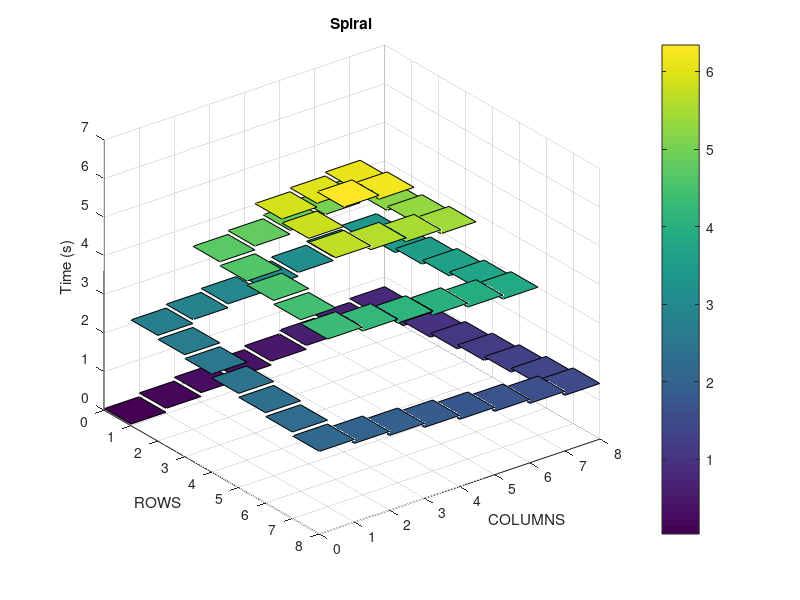
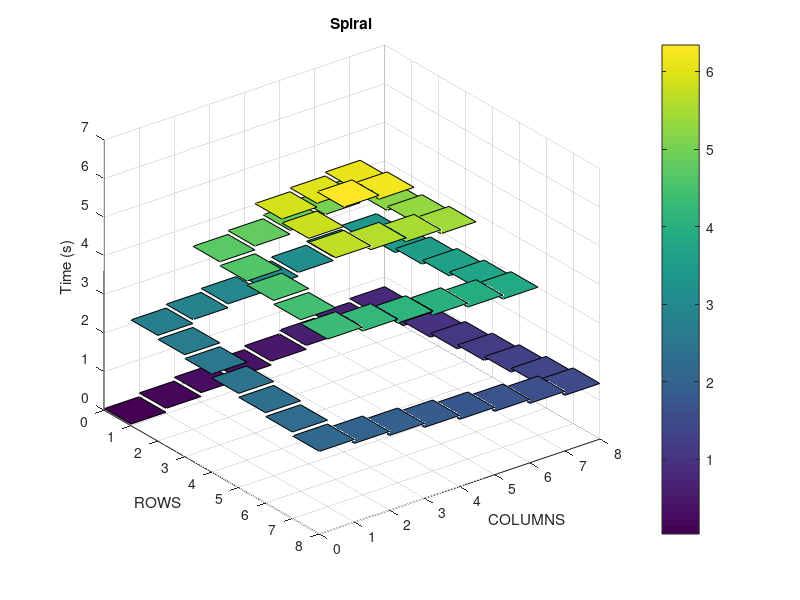

Write the MATLAB code that produced these figures, in order.
%function []=spiralNxM(N,M,freq)

%         <------- N ------>
%         ^ Pix0 Pix1 .....
%         |   .
%         |     .
%         M       .
%         |         .
%         |           .PixN,M

tic;

clear all;clc;close all;

N = 8; 
M = 8;
freq = 10;
rpm = freq*60;

curr_path = pwd;
PATH_input = '/home/netware/users/jpgironruiz/Desktop/Documents/Cadence_analysis/Inputs/';
%PATH_input = '/sdcard/documents/MSc/Cadence_analysis/Inputs/';
cd(PATH_input);
nameSignal = strcat('ADM_spiral',int2str(N),'X',int2str(M),'_',int2str(freq));
name_folder = strcat(nameSignal,'/');
[s,mess1,mess2]=mkdir(name_folder);
if (~strcmp(mess1,''))
   
    rmdir(name_folder,'s');
    mkdir(name_folder);
end
PATH_input = strcat(PATH_input,nameSignal,'/');
cd(curr_path);
pixel = 0;
start_col = 1;end_Col = N;
start_row = 2;end_row = M;


I0 = 50e-12;
Ich = 100e-12;
scaleTime = 1e3;


quant_pixel = N*M;
Array = I0*ones(M,N);
i = 1;j=1;

% ---- Definitions ----- %

% Vector time (N*M) x 6

vec_time = zeros(N*M,6);
vec_pos_pixels = zeros(N*M,1);
vec_I_pd = zeros(size(vec_time))+I0; % Senhal

%1      2  3        4  5         6
%           ---------
%         /          \
%________/            \__________
%        <---- PW ---->

% Initials condition for each time. (pixel 0).
PW = 1/freq;

t1 = 0;
t2 = 0.1*PW;
t3 = 0.3*PW+t2;
t4 = t3 + 0.4*PW;
t5 = t4 + 0.3*PW;
t6 = 0.1*PW + N*M*PW;

%time
vec_time(1,1) = t1;
vec_time(1,2) = t2;
vec_time(1,3) = t3;
vec_time(1,4) = t4;
vec_time(1,5) = t5;
vec_time(1,6) = t6;
% signal

vec_I_pd(1,3) = Ich;
vec_I_pd(1,4) = Ich;

t_delay = 0.5; % Este tiempo sirve para estabilizar el circuito dentro de medio segundo.


% Construir el vector de orden de pixel vec_pos_pixel.

state = 0;
i = 1;j=1;
pixel = 0;
while (pixel < quant_pixel)
   

   switch state
       
       case 0
           
            % the gradient go to rigth
            if ( j < end_Col)
                                
                % --- Calculate Numbre pixel ---%
                vec_pos_pixels(pixel+1) = i*j + (i-1)*(N-j);
                j = j + 1;
                pixel = pixel + 1;
            else
                end_Col = end_Col - 1;
                state = 1;
                export = false;
            end
            
       case 1
       
            % The gradient is downing by one column
            if ( i < end_row )
                              
                % --- Calculate Numbre pixel ---%
                vec_pos_pixels(pixel+1) = i*j + (i-1)*(N-j);
                i = i + 1;
                pixel = pixel + 1;
                export = true;
            else
                end_row = end_row - 1;
                state = 2;
            end
       case 2
           
            % el gradiente esta yendo de derecha a izquierda
            if ( j > start_col)
                               
                % --- Calculate Numbre pixel ---%
                vec_pos_pixels(pixel+1) = i*j + (i-1)*(N-j);
                j = j - 1;
                pixel = pixel + 1;
            else
                start_col = start_col + 1;
                state = 3;
            end
       case 3
           
           % El gradiente esta subiendo por una columna
           if ( i >= start_row) 
                            
               % --- Calculate Numbre pixel ---%
               vec_pos_pixels(pixel+1) = i*j + (i-1)*(N-j);
               i = i - 1;
               pixel = pixel + 1;
           else
               i = i + 1;
               j = j + 1;
               start_row = start_row + 1;
               if pixel+1 == quant_pixel
                   
                   state = 4;
               else
                   state = 0;
               end
               
           end
       case 4
           % Left one pixel only!
           pixel = pixel + 1;
                   
           % --- Calculate Numbre pixel ---%
           vec_pos_pixels(pixel+1) = i*j + (i-1)*(N-j);
   end
        
end


% Construir el vector de tiempo y la senal. 

for i=1:length(vec_pos_pixels)-1
    
    pix = vec_pos_pixels(i);       % previous pixel
    pix_next = vec_pos_pixels(i+1);% next pixel.
    
    t1 = 0; % The first point is equal in whole pixels.
    t2 = vec_time(pix,5);  
    t3 = 0.3*PW+t2;
    t4 = t3 + 0.4*PW;
    t5 = t4 + 0.3*PW;
    t6 = 0.1*PW + N*M*PW;
    % Time
    vec_time(pix_next,1) = t1;
    vec_time(pix_next,2) = t2;
    vec_time(pix_next,3) = t3;
    vec_time(pix_next,4) = t4;
    vec_time(pix_next,5) = t5;
    vec_time(pix_next,6) = t6;
    % Photo-current
    vec_I_pd(pix_next,3) = Ich;
    vec_I_pd(pix_next,4) = Ich;
    
end

% Hacer la grafica en 3d.
% Only for the plot

X = 0:2*N-1;
Y = 0:2*M-1;
z  = zeros(2*M,2*N);
h = figure(1);

% y -> Columns
% x -> Rows



for i=1:M
    
    z(:,:) = NaN;
    
    for j=1:N
        
        pixel = i*j + (i-1)*(N-j);
        time = vec_time(pixel,3); 
        
        % --- plot ---%
        y1  = i;
        y2  = y1+1;
        x1  = j;
        x2  = x1+1;
        z([y1 y2],[x1 x2]) = time;
        surf(X,Y,z)
        hold on
        grid on
        z(:,:) = NaN;
        
    end
    
end

% Interpolate the data and save into file.
cd(PATH_input)
Npoints = 1000;
new_vec_time = linspace(t1,t6,Npoints);

for i=1:quant_pixel
    
    name_file = strcat(nameSignal,'_',int2str(i-1),'.csv');
	I_pd_interp = interp1(vec_time(i,:),vec_I_pd(i,:),new_vec_time,'linear');
    dlmwrite(name_file,[new_vec_time' I_pd_interp'],'delimiter',' ','precision',5,'newline','unix');
    
    
end

cd(PATH_input)
period = t6;
fid = fopen('README.txt','wt');
fprintf(fid,' N %d\n M %d\n T %d \n freq %d (Hz) \n RPM %d \n Tdelay %d \n',N,M,period,1/period,rpm,t_delay);
fclose(fid);


colorbar;
set(gca,'xtick',X);
set(gca,'ytick',Y);
set(gca,'Ydir','reverse')
xlabel('COLUMNS')
ylabel('ROWS')
zlabel('Time (s)')
name_title = 'Spiral';
title(name_title)
xlim([0 N])
ylim([0 M])
saveas(h,strcat(nameSignal,'.fig'),'fig')
saveas(h,strcat(nameSignal,'.png'),'png')
cd(curr_path)
toc;
